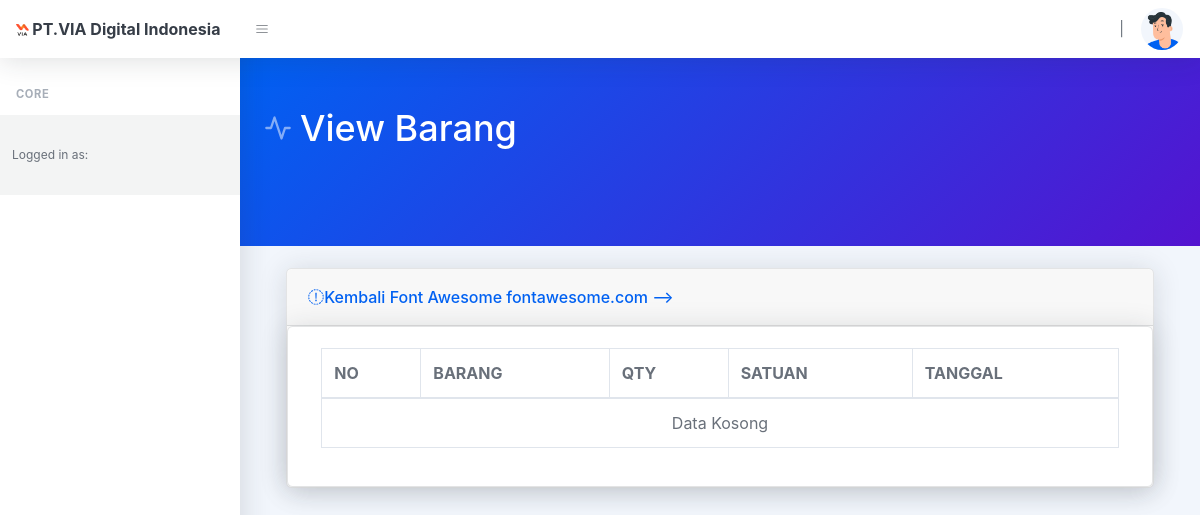
The app's page /order/view_selesai/1, older data.
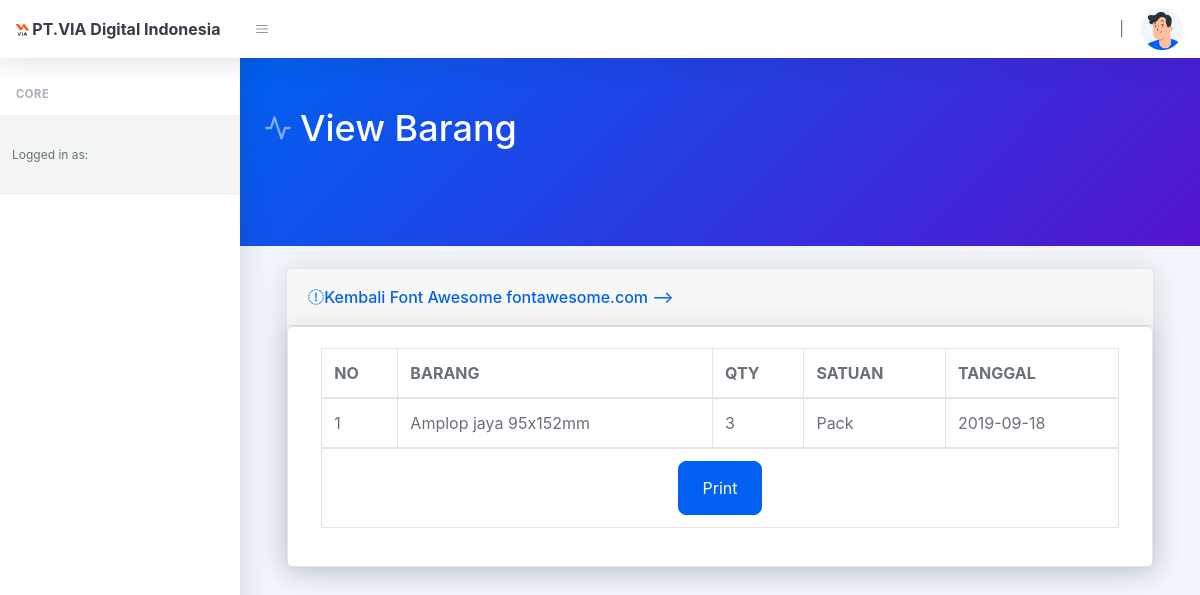
The same page, newer data.
### tables this page shows
CREATE TABLE `data_order` (
  `id_order` int(10) NOT NULL,
  `id_keranjang` varchar(255) NOT NULL,
  `id_barang` varchar(255) NOT NULL,
  `id_dep` varchar(255) NOT NULL,
  `user_id` varchar(255) NOT NULL,
  `qty_order` varchar(255) NOT NULL,
  `tanggal` varchar(50) NOT NULL,
  `ket` text NOT NULL
);

CREATE TABLE `data_barang` (
  `id` int(11) NOT NULL,
  `item` varchar(120) NOT NULL,
  `qty` varchar(120) NOT NULL,
  `satuan` text NOT NULL,
  `kondisi` varchar(50) NOT NULL,
  `status_barang` varchar(50) NOT NULL
);

### application/controllers/Order.php (called while the page is built, shortened)
<?php
class Order extends CI_Controller
{
    public function __construct()
    {
        $this->load->model('order_model');
        $this->load->model('jabatan_model');
        $this->load->model('akun_model');
    }
    public function view_selesai($id)
    {
        $data['judul'] = 'View Barang';
        $data['alerts'] = $this->order_model->getDataJoin();
        $data['alerts_3'] = $this->order_model->alerts_3();
        $data['nama'] = $this->session->userdata('nama_lengkap');
        $data['jabatan'] = $this->jabatan_model->getDataById($this->session->userdata('id_jab'));
        $data['data'] = $this->order_model->where($id);
        $data['data2'] = $this->order_model->getDataJoin();
        $data['data3'] = $this->order_model->status($id);
        $data['level_akun'] = $this->session->userdata('level');
        $this->load->view('template/header', $data);
        $this->load->view('order/view_order_selesai', $data);
        $this->load->view('template/footer');
    }
}

### index.php (called while the page is built, shortened)
<?php
require_once BASEPATH.'core/CodeIgniter.php';

### application/models/Order_model.php (called while the page is built, shortened)
<?php
class Order_model extends CI_Model
{
    public function getDataJoin()
    {
        $this->db->select('*');
        $this->db->from('order_status');
        $this->db->join('departemen', 'departemen.id = order_status.departemen');
        $this->db->where('status', 2);
        $query = $this->db->get();
        return $query->result();
    }
    public function where($id)
    {
        $this->db->select('*');
        $this->db->from('data_order');
        $this->db->join('data_barang', 'data_barang.id = data_order.id_barang');
        $this->db->where('id_keranjang', $id);
        return $this->db->get()->result();
    }
    public function alerts_3()
    {
        $this->db->select('*');
        $this->db->from('order_status');
        $this->db->join('departemen', 'departemen.id = order_status.departemen');
        $this->db->where('status', 3);
        $query = $this->db->get();
        return $query->result();
    }
    public function status($id)
    {
        $this->db->where('id_ker', $id);
        $x = $this->db->get('order_status');
        return $x->row();
    }
}

### application/models/Jabatan_model.php (called while the page is built, shortened)
<?php
class Jabatan_model extends CI_Model
{
    public function getDataById($id)
    {
        $this->db->where('id_jab', $id);
        $query = $this->db->get('jabatan');
        return $query->row();
    }
}

### application/views/order/view_order_selesai.php (the view, shortened to what this page needs)
<div class="container">
    <div class="card-body">
        <div class="card shadow mb-4">
            <div class="card-header">
                <a href="<?= base_url('order') ?>"><i class="fas fa-arrow-circle-left"> Kembali</i></a>
            </div>
            <div class="card">
                <div class="card-body">
                    <div class="row">
                        <div class="table-responsive">
                            <div class="container">
                                <table class="table table-bordered" width="100%" cellspacing="0">
                                    <div class="container">
                                        <thead>
                                            <tr>
                                                <th>NO</th>
                                                <th>BARANG</th>
                                                <th>QTY</th>
                                                <th>SATUAN</th>
                                                <th>TANGGAL</th>
                                            </tr>
                                        </thead>
                                        <tbody>
                                            <?php
                                            $no = 1;
                                            if ($data == false) { ?>
                                                <td colspan='5' align='center'>Data Kosong</td>
                                                <?php
                                            } else {
                                                foreach ($data as $x) { ?>
                                                    <tr>
                                                        <td><?= $no++; ?></td>
                                                        <td><?= $x->item ?></td>
                                                        <td><?= $x->qty_order ?></td>
                                                        <td><?= $x->satuan ?></td>
                                                        <td><?= $x->tanggal; ?></td>
                                                    </tr>
                                                <?php } ?>
                                        </tbody>
                                        <td colspan='5' align="center">
                                            <a href="" class="btn btn-primary btn-lg" data-toggle="modal" data-target="#selesai">Print</a>
                                        </td>
                                    <?php
                                            } ?>
                                </table>
                            </div>
                        </div>
                    </div>
                </div>
            </div>
        </div>
    </div>
</div>

### application/views/template/header.php (shortened to what this page needs)
<!DOCTYPE html>
<html lang="en">
<head>
	<link href="<?= base_url('assets') ?>/css/styles.css" rel="stylesheet" />
	<link href="https://cdn.datatables.net/1.10.22/css/dataTables.bootstrap4.min.css" rel="stylesheet" />
	<link href="https://cdn.jsdelivr.net/npm/daterangepicker/daterangepicker.css" rel="stylesheet" />
</head>
<body class="nav-fixed">
	<nav class="topnav navbar navbar-expand shadow justify-content-between justify-content-sm-start navbar-light bg-white" id="sidenavAccordion">
		<a class="navbar-brand" href="<?= base_url("home") ?>"> <img src="<?= base_url('assets/foto/icon.png'); ?>" alt="Logo"> PT.VIA Digital Indonesia </a>
		<button class="btn btn-icon btn-transparent-dark order-1 order-lg-0 mr-lg-2" id="sidebarToggle"><i data-feather="menu"></i></button>
		<ul class="navbar-nav align-items-center ml-auto">
			<li class="nav-item dropdown no-caret d-none d-sm-block mr-3 dropdown-notifications">
				<?= $nama; ?> | <?= $jabatan->nama_jabatan ?>
			</li>
			<li class="nav-item dropdown no-caret mr-3 mr-lg-0 dropdown-user">
				<a class="btn btn-icon btn-transparent-dark dropdown-toggle" id="navbarDropdownUserImage" href="javascript:void(0);" role="button" data-toggle="dropdown" aria-haspopup="true" aria-expanded="false"><img class="img-fluid" src="<?= base_url('assets') ?>/assets/img/illustrations/profiles/profile-2.png" /></a>
			</li>
		</ul>
	</nav>
	<div id="layoutSidenav">
		<div id="layoutSidenav_nav">
			<nav class="sidenav shadow-right sidenav-light">
				<div class="sidenav-menu">
					<div class="nav accordion" id="accordionSidenav">
						<div class="sidenav-menu-heading">Core</div>
<div class="sidenav-footer">
	<div class="sidenav-footer-content">
		<div class="sidenav-footer-subtitle">Logged in as:</div>
	</div>
</div>
</nav>
</div>
<div id="layoutSidenav_content">
	<main>
		<header class="page-header page-header-dark bg-gradient-primary-to-secondary pb-5">
			<div class="container">
				<div class="page-header-content pt-4">
					<div class="row align-items-center justify-content-between">
						<div class="col-auto mt-4">
							<h1 class="page-header-title">
								<div class="page-header-icon"><i data-feather="activity"></i></div>
								<?= $judul; ?>
							</h1>
						</div>
					</div>
				</div>
			</div>
		</header>
	</main>

### application/views/template/footer.php (shortened to what this page needs)
</div>
</div>
</body>
</html>

Row changes from the older to the newer data that the page shows:
added data_order: data_barang.item "Amplop jaya 95x152mm", qty_order "3", data_barang.satuan "Pack", tanggal "2019-09-18"
Text that changed along with them:
text no longer shown: "Data Kosong"
text now shown: "Print"
